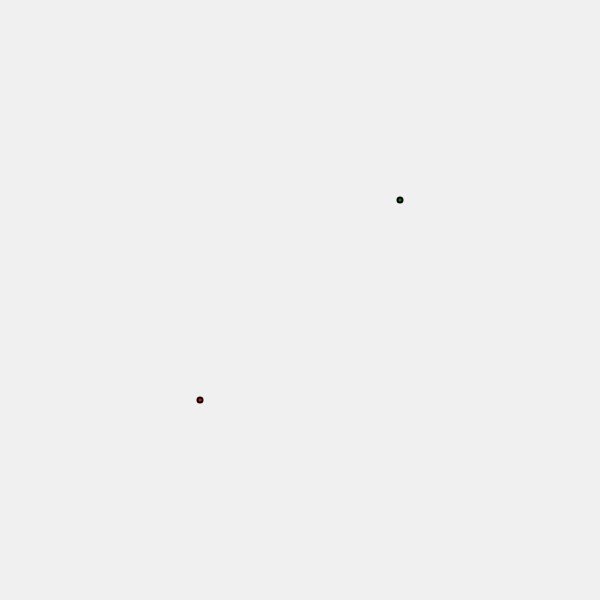
Frame 1 (no input)
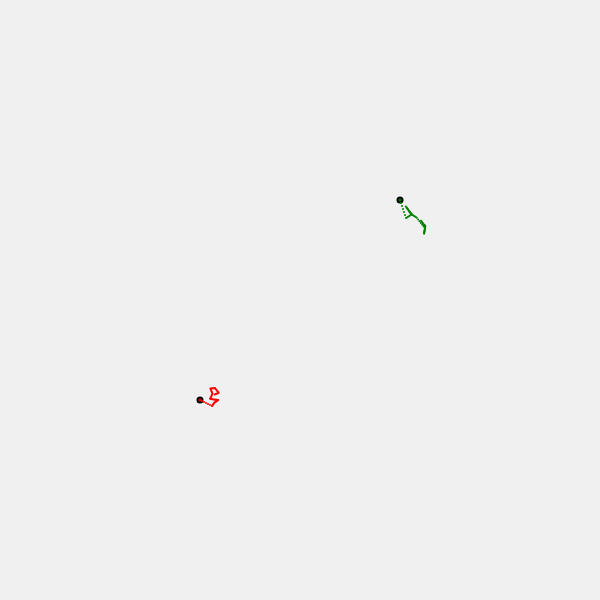
Frame 60 (no input)
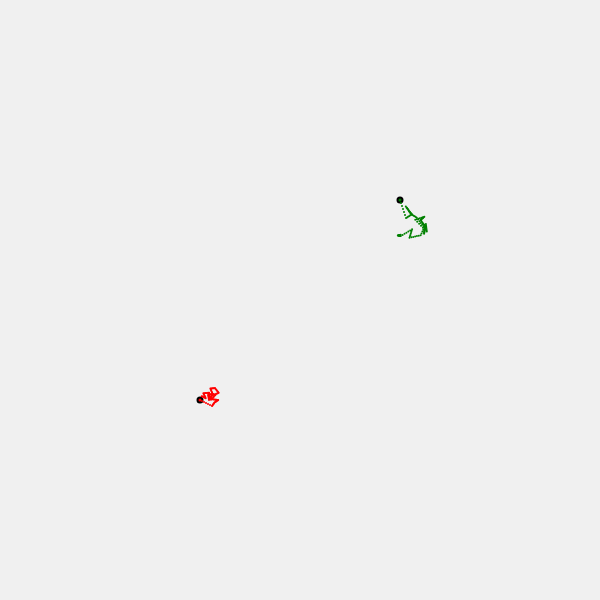
Frame 120 (the mouse pressed at the canvas centre since frame 60)

The p5.js sketch that drew these frames (run headless with seeded random() and noise() and a simulated clock; from frame 60 on, the mouse is pressed at the canvas centre):

// p5.js sketch
// ── sketch.js
let persoon1
let persoon2
let teller = 0
let startplaats1
let startplaats2
let kleur1 
let kleur2

function setup() {
	createCanvas(600, 600) 
	background(240)
	strokeWeight(2)
	// dronken wandelaar 1
	startplaats1 = createVector(200, 400)
	kleur1 = color('red')
	persoon1 = new DronkenPersoon(startplaats1, createVector(2, 1), kleur1)
	fill(kleur1)
	circle(startplaats1.x, startplaats1.y, 5) //startpunt duidelijk aanduiden

	//dronken wandelaar 2
	startplaats2 = createVector(400, 200)
	kleur2 = color('green')
	persoon2 = new DronkenPersoon(startplaats2, createVector(1, 3), kleur2)
	fill(kleur2)
	circle(startplaats2.x, startplaats2.y, 5) //startpunt 2
}


function draw() {
	persoon1.teken()
	persoon2.teken()
	persoon1.beweeg()
	persoon2.beweeg()
	teller++
	if (teller > 5) {
		persoon1.verandersnelheid(1)
		persoon2.verandersnelheid(2)
		teller = 0
	}
}

let DronkenPersoon = function(pos, snelh, kleur) {
	this.positie = pos
	this.snelheid = snelh
	this.kleur = kleur
	
	this.teken = function() {
		stroke(this.kleur)
		//circle(this.positie.x, this.positie.y, this.straal)
		point(this.positie.x, this.positie.y)
	}

	this.beweeg = function() {
		this.positie.add(this.snelheid)
	}

	this.verandersnelheid = function(maximum) {
		this.snelheid.x = random(-maximum,maximum)
		this.snelheid.y = random(-maximum,maximum)
	}
}
